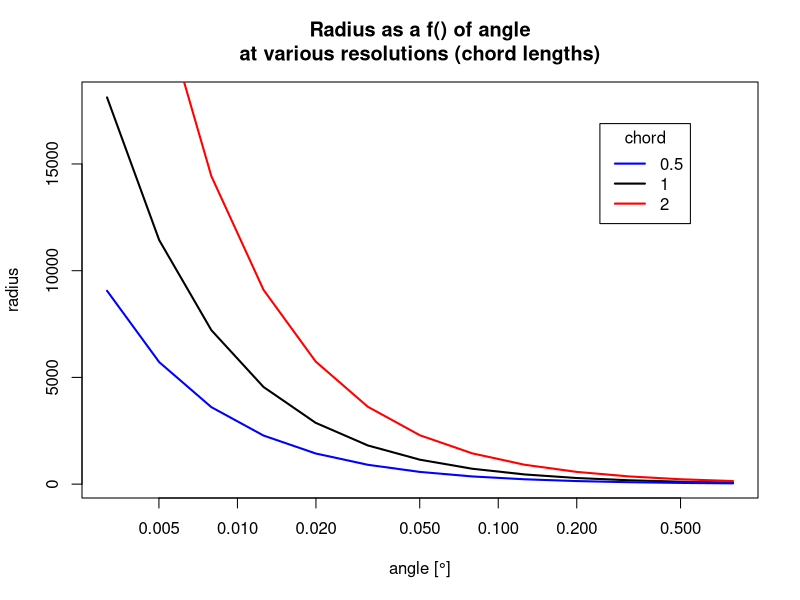

Reproduce this figure in R.
# source this file in an R shell

# I want to determine the number of decimal points I should reasonably use for
# angles (in degrees). This is because using "%g" gives me a slightly different
# result (3rd decimal place off by 1) on Ubuntu and Fedora, and this causes the
# tests to fail. If I can round to 2 decimal places without loss of resolution,
# I'm out of trouble. For this I need to know the effects of rounding. 

# The question I ask is therefore, for a given angle theta, how long can the
# radius r be before the chord reaches 1 pixel? (see
# http://en.wikipedia.org/wiki/Chord_%28geometry%29). If r is acceptably long,
# I can round off angles up to theta.

# Therefore, I will look at various values of theta and look at the chord
# function assuming 1 pixel. The length c of the chord is given by:
#
# c = r crd(theta)
#
# where crd(theta) = 2 sin(theta/2)
#
# so, for a given resolution c, we have
#
# r = c / crd(theta) = c / 2 sin(theta/2)

radius <- function(theta, c)	# assuming chord length is 1 px
{
	return(c/(2*sin(theta/2)))
}

# try some small angles (SVG works in degrees, so I'll use degrees). Each angle
# is 10 times wider than the previous one.

angles_deg <- 10 ** seq(-2.5,0,0.2)
angles_rad <- angles_deg / 360 * 2*pi
rad_2 <- radius(angles_rad, 2)
rad_1 <- radius(angles_rad, 1)
rad_0.5 <- radius(angles_rad, 0.5)

line.width <- 2
plot(angles_deg, rad_1, type='l', lwd=line.width, log='x',
	main='Radius as a f() of angle\nat various resolutions (chord lengths)',
	xlab='angle [°]', ylab='radius')
lines(angles_deg, rad_0.5, lwd=line.width, col='blue')
lines(angles_deg, rad_2, lwd=line.width, col='red')

legend("topright", legend=c(0.5, 1, 2), col=c('blue', 'black', 'red'),
	title='chord', lwd=line.width, inset=c(0.1,0.1))

